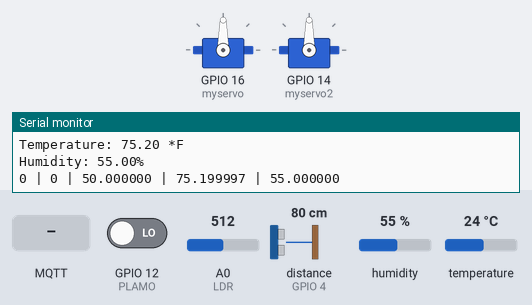
Bench run of a sketch on a simulated ESP8266 (NodeMCU). Parts: 2 × servo, the last lines printed to the serial monitor. Wiring (inferred from the names in the program): ultrasonic range finder: trigger GPIO 5; echo GPIO 4. Inputs (shaded band) come from the test bench; at power-on: GPIO 12 (PLAMO) LOW, A0 (LDR) = 512, distance to the obstacle (sensor on GPIO 4) 80 cm, humidity 55 %, temperature 24 °C. The echo pulse lasts 58.3 µs per cm; WiFi joins after 1.5 s; servers stay silent unless stated; no MQTT or app messages arrive unless stated.

Above: at 2.7 s.
2.8 s: MQTT message "1" arrives on the first subscribed topic
At 5.0 s:
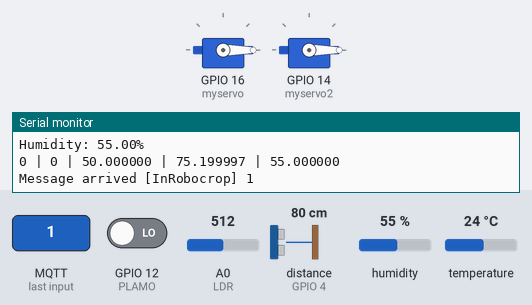
At 5.9 s:
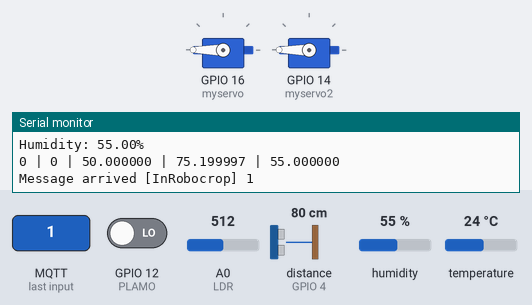
9.0 s: MQTT message "0" arrives on the first subscribed topic
12.5 s: MQTT message "on" arrives on the first subscribed topic
Timing chart, 0 to 15.5 s (numbered marks = the images above; inputs shaded):
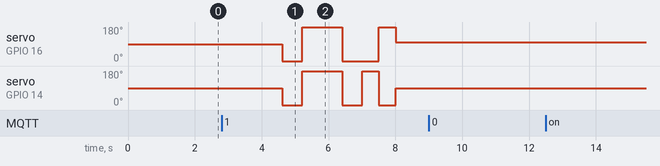

Measured:
- after the input at 2.8 s, servo on GPIO 16 (myservo): 90° → 0° after 1.8 s, → 180° 0.60 s later, → 0° 1.2 s later, → 180° 1.1 s later, … (5 changes in this stretch); servo on GPIO 14 (myservo2): 90° → 0° after 1.8 s, → 180° 0.60 s later, → 0° 1.2 s later, → 180° 0.60 s later, … (6 changes in this stretch)

The sketch:

RoboCrop.ino
```cpp
#include <Servo.h>
#include <DHT.h>
#include <ESP8266WiFi.h>
#include <PubSubClient.h>

const char* ssid = "PARMAR";
const char* password = "";
const char* mqtt_server = "chiragparmar.me";

WiFiClient espClient;
PubSubClient client(espClient);
long lastMsg = 0;
char msg[50];
int value = 0;

#define DHTPIN  13
#define TRIGGER 5
#define ECHO    4
#define LDR     A0
#define PLAMO   12
#define DHTTYPE DHT11

float temperature, humidity;
int distance;
long duration;
float luminosity;
int moisture;

Servo myservo, myservo2;
DHT dht(DHTPIN, DHTTYPE);

void setup() {
  //Serial Setup at 9600
  Serial.begin(115200);

  //mqtt stuff
  setup_wifi();
  client.setServer(mqtt_server, 1883);
  client.setCallback(callback);

  //ultrasonic sensor setup
  pinMode(TRIGGER, OUTPUT);
  pinMode(ECHO, INPUT);

  //LDR setup
  pinMode(A0, INPUT);

  //Motor setup
  myservo.attach(16);
  myservo2.attach(14);

  //DHT sensor
  dht.begin();
}

void setup_wifi() {

  delay(10);
  // We start by connecting to a WiFi network
  Serial.println();
  Serial.print("Connecting to ");
  Serial.println(ssid);

  WiFi.begin(ssid, password);

  while (WiFi.status() != WL_CONNECTED) {
    delay(500);
    Serial.print(".");
  }

  Serial.println("");
  Serial.println("WiFi connected");
  Serial.println("IP address: ");
  Serial.println(WiFi.localIP());
}

void callback(char* topic, byte* payload, unsigned int length) {
  Serial.print("Message arrived [");
  Serial.print(topic);
  Serial.print("] ");
  for (int i = 0; i < length; i++) {
    Serial.print((char)payload[i]);
  }
  Serial.println();

  // Switch on the LED if an 1 was received as first character
  if ((char)payload[0] == '1') {
    gobonkers();
  } else {
    Serial.println("Not doing bonker sequence");
  }

}

void reconnect() {
  // Loop until we're reconnected
  while (!client.connected()) {
    Serial.print("Attempting MQTT connection...");
    // Attempt to connect
    if (client.connect("ESP8266Client")) {
      Serial.println("connected");
      // Once connected, publish an announcement...
      client.publish("OutRobocrop", "hello world");
      // ... and resubscribe
      client.subscribe("InRobocrop");
    } else {
      Serial.print("failed, rc=");
      Serial.print(client.state());
      Serial.println(" try again in 5 seconds");
      // Wait 5 seconds before retrying
      delay(5000);
    }
  }
}

void loop() {
  if (!client.connected()) {
    reconnect();
  }
  else {
  }
  client.loop();
  getDistance();
  getMoisture();
  getLuminosity();
  getHumidity();

  char outbuffer[200];
  sprintf(outbuffer, "%d | %d | %f | %f | %f", distance, moisture, luminosity, temperature, humidity);
  Serial.println(outbuffer);
  client.publish("OutRobocrop", outbuffer);
  delay(2000);
}

void getDistance() {
  digitalWrite(TRIGGER, LOW);
  delayMicroseconds(3);

  digitalWrite(TRIGGER, HIGH);
  delayMicroseconds(12);

  digitalWrite(TRIGGER, LOW);
  duration = pulseIn(ECHO, LOW);
  Serial.println(duration);
  distance= (duration/2)/29.1;

  Serial.print("Distance: ");
  Serial.println(distance);
}

void getLuminosity() {
  double RLDR, Vout;
  int ADC;
  ADC = analogRead (LDR);
  Vout = ((double)ADC * 0.00322265625);
  RLDR = (10000.0 * (3.3 - Vout))/Vout;
  luminosity = 500000.0/RLDR;
  Serial.print("Luminosity: ");
  Serial.println(luminosity);
}

void getMoisture() {
  moisture = digitalRead(PLAMO);
  Serial.print("Moisture: ");
  Serial.println(moisture);
}

void moveForward(){
  myservo.write(0);
  myservo2.write(180);
}

void moveBackward(){
    myservo.write(180);              // tell servo to go to position in variable 'pos'
    myservo2.write(0);
}

void moveRight(){                                  // in steps of 1 degree
    myservo.write(0);              // tell servo to go to position in variable 'pos'
    myservo2.write(0);
}

void moveLeft(){
    myservo.write(180);              // tell servo to go to position in variable 'pos'
    myservo2.write(180);
}

void moveStop(){
  myservo.write(98);
  myservo2.write(90);
}

void getHumidity(){
  tempstart:
  temperature = dht.readTemperature(true);
  delay(10);
  if(isnan(temperature)){
    delay(100);
    goto tempstart;
  }
  Serial.print("Temperature: ");
  Serial.print(temperature);
  Serial.println(" *F");

  humidstart:
  humidity = dht.readHumidity();
  delay(10);
  if (isnan(humidity)){
    delay(100);
    goto humidstart;
  }
  Serial.print("Humidity: ");
  Serial.print(humidity);
  Serial.println("%");

}

void gobonkers(){
  moveRight();
  delay(600);
  moveStop();
  moveLeft();
  delay(1200);
  moveStop();
  moveRight();
  delay(600);
  moveStop();
  moveForward();
  delay(500);
  moveStop();
  moveBackward();
  delay(500);
  moveStop();
}
```
